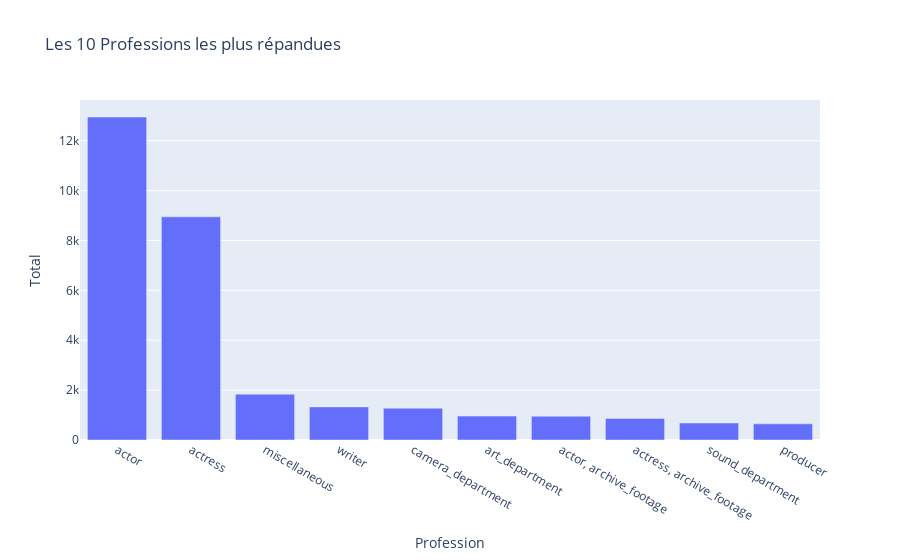

Notebook code cell kept with this figure:
### Code cell
# Compter les occurrences de chaque profession
profession_counts = movies_cleaned_name_basics['primaryProfession'].value_counts().head(10)


# Créer un DataFrame à partir de la série
df_profession_counts = profession_counts.reset_index()
df_profession_counts.columns = ['Profession', 'Total']

df_profession_counts['Profession'] = df_profession_counts['Profession'].str.replace('[','').str.replace(']','').str.replace("'",'')

# Convertir les valeurs en majuscules
profession_counts.index = profession_counts.index.str.capitalize()
# Créer le graphique avec Plotly Express
fig = px.bar(df_profession_counts, x='Profession', y='Total', title='Les 10 Professions les plus répandues')
fig.show()

### Figure 1 — Plotly figure (JSON) as saved in the notebook; plotly's stock layout.template omitted (floating-point values rounded to 4 significant figures)
{"data": [{"alignmentgroup": "True", "hovertemplate": "Profession=%{x}<br>Total=%{y}<extra></extra>", "legendgroup": "", "marker": {"color": "#636efa", "pattern": {"shape": ""}}, "name": "", "offsetgroup": "", "orientation": "v", "showlegend": false, "textposition": "auto", "type": "bar", "x": ["actor", "actress", "miscellaneous", "writer", "camera_department", "art_department", "actor, archive_footage", "actress, archive_footage", "sound_department", "producer"], "xaxis": "x", "y": [12950, 8947, 1839, 1328, 1275, 959, 951, 865, 684, 648], "yaxis": "y"}], "layout": {"barmode": "relative", "legend": {"tracegroupgap": 0}, "title": {"text": "Les 10 Professions les plus répandues"}, "xaxis": {"anchor": "y", "domain": [0, 1], "title": {"text": "Profession"}}, "yaxis": {"anchor": "x", "domain": [0, 1], "title": {"text": "Total"}}}}
